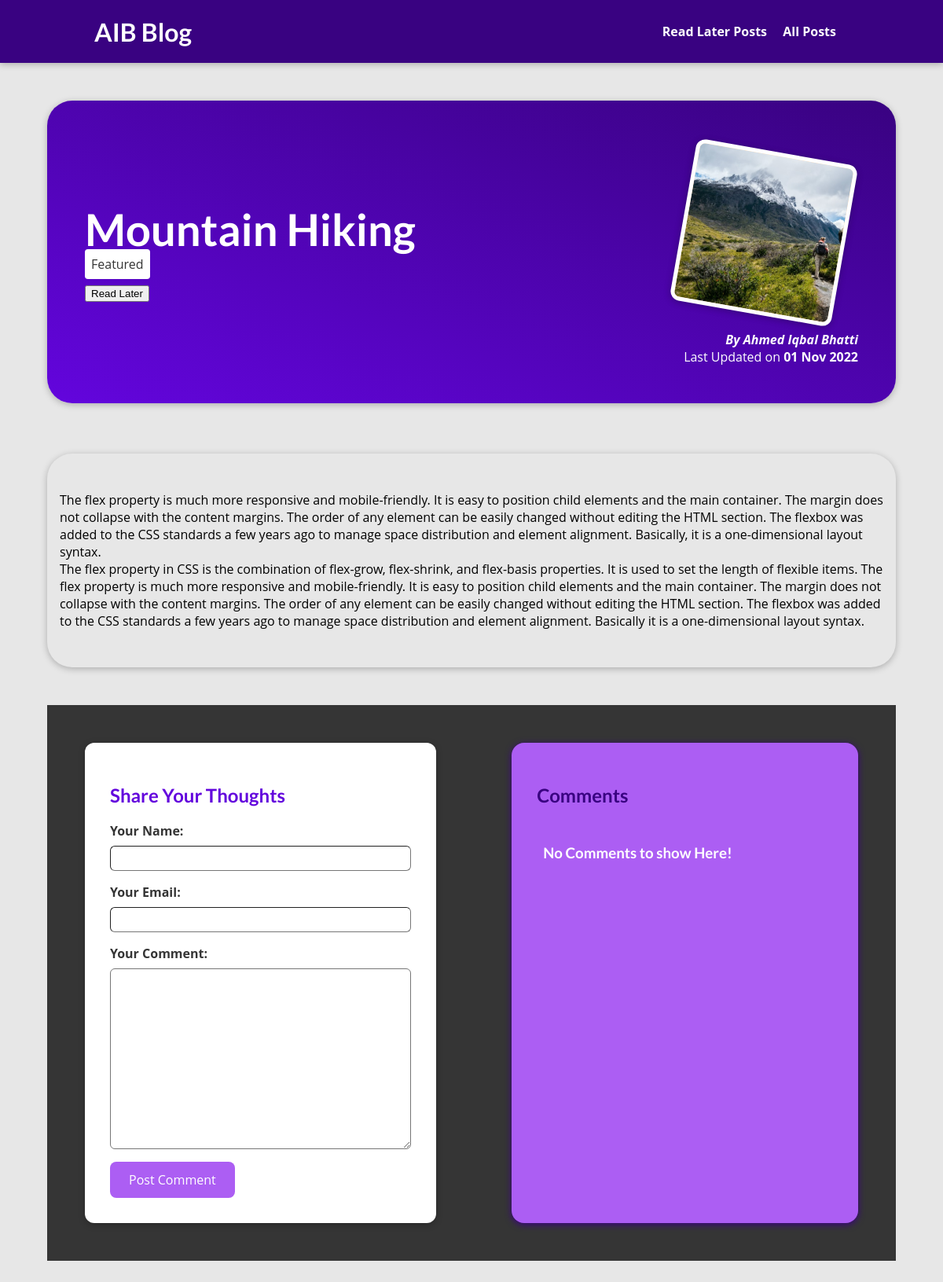
The page /posts/hike-in-the-mountains on the database its author committed.
### blog/models.py (models this page shows, shortened)
class Post(models.Model):
    title = models.CharField(max_length=150)
    excerpt = models.CharField(max_length=200)
    image = models.ImageField(upload_to="posts", null=True)
    date = models.DateField(auto_now=True)
    slug = models.SlugField(default="", null=False, unique=True, db_index=True)
    content = models.TextField(default="", null=False, validators=[MinLengthValidator(150)])
    author = models.ForeignKey(Author, on_delete=models.SET_NULL, null=True, related_name='posts')
    tags = models.ManyToManyField(Tag)

class Tag(models.Model):
    captions = models.CharField(max_length=50)

class Author(models.Model):
    firstName = models.CharField(max_length=80)
    lastName = models.CharField(max_length=80)
    emailAddress = models.EmailField()
    def author_name(self):
        return f'{self.firstName} {self.lastName}'
    def __str__(self):
        return self.author_name()

### blog/views.py (the view)
# urls.py: path("posts/<slug:slug>", PostDetailView.as_view(), name="post-detail-page"),
class PostDetailView(View):
    template_name = 'blog/post-detail.html'
    model = Post
    def get(self, request, slug):
        post = Post.objects.get(slug=slug)
        context = {
            "post": post,
            "post_tags": post.tags.all(),
            "comment_form": CommentForm(),
            "comments": post.comments.all(),
            "comment_count": post.comments.all().count(),
        }
        return render(request, 'blog/post-detail.html', context)
    def post(self, request, slug):
        comment_form = CommentForm(request.POST)
        post = Post.objects.get(slug=slug)
        context = {
            "post": post,
            "post_tags": post.tags.all(),
            "comment_form": CommentForm(),
        }
        if comment_form.is_valid():
            comment = comment_form.save(commit=False)
            comment.post = post
            comment.save()
            return HttpResponseRedirect(reverse("post-detail-page", args=[slug]))
        post = Post.objects.get(slug=slug)
        context = {
            "post": post,
            "post_tags": post.tags.all(),
            "comment_form": CommentForm(),
        }
        return render(request, 'blog/post-detail.html', context)

### blog/forms.py
class CommentForm(forms.ModelForm):
    class Meta:
        model = Comments
        exclude = ["post"]
        labels = {
            "user_name": "Your Name",
            "user_email": "Your Email",
            "comment":"Your Comment",
        }

### blog/templates/blog/post-detail.html (shortened to what this page needs)
{% extends 'base.html' %}
{% load static %}
{% block css_files %}
    <link rel="stylesheet" href="{% static 'blog/all-posts.css' %}">
    <link rel="stylesheet" href="{% static 'blog/post-detail.css' %}">
{% endblock %}
{% block content %}
    <section id="summary">
        <div class="title-tags">
            <h2>{{ post.title|title }}</h2>
            <div class="tag">
                {% for tag in post_tags %}
                    <span>{{ tag.captions.capitalize }}</span>
                {% endfor %}
            </div>
            <div id="read-later">
                <form action="{% url "read-later" %}" method="post">
                    <button class="button">Read Later</button>
                </form>
            </div>
        </div>
        <article>
            <img src="{{ post.image.url }}" alt="{{ post.title|title }}">
            <address>By <a href="mailto:{{ post.author.emailAddress }}">
                {{ post.author|title }}</a></address>
            <div>
                Last Updated on
                <time> {{ post.date|date:"d M Y" }}</time>
            </div>
        </article>
    </section>
    <main>
        {{ post.content|linebreaks }}
    </main>
    <section id="comments">
        <div class="comments-area">
            <h2>Comments</h2>
            <ul>
                {% if not comments %}
                    <h3>No Comments to show Here!</h3>
                {% endif %}
            </ul>
        </div>
        <div class="comment-form">
            <h2>Share Your Thoughts</h2>
            <form method="post" action="{% url "post-detail-page" post.slug %}">
                {% for form_field in comment_form %}
                    <div class="form-control {% if form_field.errors %}invalid{% endif %}">
                        {{ form_field.label_tag }}
                        {{ form_field }}
                    </div>
                {% endfor %}
                <button class="form-button">Post Comment</button>
            </form>
        </div>
    </section>
{% endblock %}

### static/app.css (style rules this page uses)
* { box-sizing: border-box; }
html { font-family: 'Open Sans', 'Lato', sans-serif; }
body { margin: 0; }
h1, h2, h3 { font-family: 'Lato', sans-serif; font-weight: bold; }

### blog/static/blog/all-posts.css (style rules this page uses)
body { background-color: #e7e7e7; }

### blog/static/blog/post-detail.css (style rules this page uses)
#summary { background: linear-gradient(to right top, #6305dd, #390281); width: 90%; border-radius: 2rem; box-shadow: 0 2px 8px rgba(0, 0, 0, 0.25);; display: flex; justify-content: space-between; margin: 8rem auto 4rem auto; padding: 2rem 1rem; }
#summary h2 { align-self: center; color: white; font-size: 3.5rem; }
#summary .title-tags { display: flex; flex-direction: column; align-items: flex-start; padding: 2rem; margin-top: auto; margin-bottom: auto; }
#summary .title-tags h2 { display: flex; margin: 0; }
#summary .button { margin-top: 1rem; }
#summary span { background-color: white; padding: 0.5rem; color: #353535; border-radius: 0.25rem; }
#summary article { margin: 1rem 2rem; text-align: right; }
#summary img { width: 13rem; height: 13rem; object-fit: cover; object-position: left; border: 5px solid white; border-radius: 12px; background-color: #ffe1bf; transform: rotateZ(10deg); box-shadow: 0 2px 8px rgba(0, 0, 0, 0.25); margin: 1rem; }
#summary address, time { font-weight: bold; color: white; }
#summary address { font-style: italic; }
#summary a { color: white; text-decoration: none; }
#summary div { color: white; }
main { width: 90%; border-radius: 2rem; margin: auto; padding: 2rem 1rem; box-shadow: 0 2px 8px rgba(0, 0, 0, 0.25); }
#comments { width: 90%; margin: 3rem auto; display: flex; flex-direction: row-reverse; background-color: #353535; justify-content: space-between; }
.comment-form { width: 50%; margin: 3rem; border-radius: 12px; background-color: white; box-shadow: 0 2px 8px rgba(0, 0, 0, 0.25); padding: 2rem; }
.comment-form h2 { color: #6305dd; }
.form-control { margin-bottom: 1rem; }
.form-control label { font-weight: bold; margin-bottom: 0.5rem; display: block; color: #353535; }
.form-control input, .form-control textarea { display: block; width: 100%; font: inherit; padding: 0.25rem; border-radius: 6px; border-width: 1px; }
.form-button { font: inherit; background-color: #ac5ef3; color: white; padding: 0.75rem 1.5rem; border-radius: 0.5rem; border: #390281; cursor: pointer; }
.comments-area { width: 50%; margin: 3rem; background-color: #ac5ef3; box-shadow: 0 2px 8px #390281; color: white; padding: 2rem 2rem 2rem 0; border-radius: 1rem; }
.comments-area h2 { padding-left: 2rem; margin-bottom: 3rem; color: #390281; }

### rows shown on the page
Post: title "Mountain Hiking", image (picture), author "Ahmed Iqbal Bhatti", date "01 Nov 2022", content "The flex property is much more responsive and mobile-friendly. It is easy to position child elements and the main container. The margin does not collapse with the content margins. The order of any element can be easily changed without editing the HTML section. The flexbox was added to the CSS standards a few years ago to manage space distribution and element alignment. Basically, it is a one-dimensional layout syntax. The flex property in CSS is the combination of flex-grow, flex-shrink, and flex-basis properties. It is used to set the length of flexible items. The flex property is much more responsive and mobile-friendly. It is easy to position child elements and the main container. The…"
Tag: captions "Featured"
